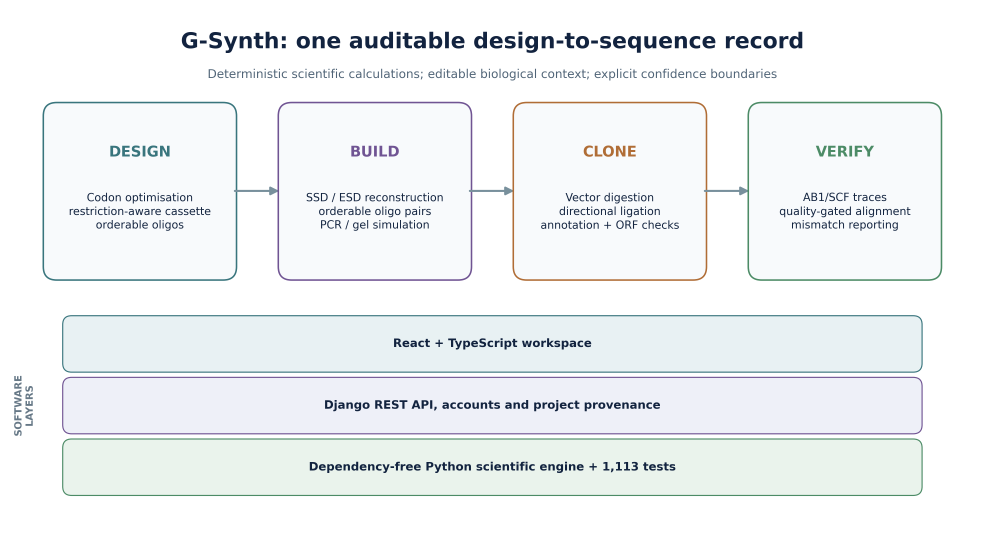
#> input picture publication_evidence/manuscript_figures/Figure_1_GSynth_workflow_and_architecture.png, 3939 x 2199 px (shown at 1/4 size)
$ python build_submission_package.py
#> lines starting #> are read from the running program, lines starting #| are printed output that depends on the picture
#!/usr/bin/env python3


from __future__ import annotations

import csv
import hashlib
import json
import shutil
import zipfile
from pathlib import Path

from build_final_manuscript import (
    add_bullets,
    add_text,
    configure_document,
)
from docx import Document
from docx.shared import Pt, RGBColor
from PIL import Image, ImageDraw, ImageFont

ROOT = Path(__file__).resolve().parents[2]
PUBLICATION = ROOT / "publication"
INTERFACE = ROOT / "publication_evidence" / "interface_evidence"
PACKAGE = PUBLICATION / "submission_package"
MAIN_DOCX = PUBLICATION / "G-Synth_Final_Master_Manuscript.docx"
SI_DOCX = PUBLICATION / "G-Synth_Master_Supporting_Information.docx"
PACKAGE_BASENAME = "G-Synth_Publication_Package"

NAVY = "112846"
TEAL = "2E7881"
GREEN = "3B875F"


# [6 lines left out: function sha256, not called in this run]


def copy_file(source: Path, destination: Path) -> None:
    destination.parent.mkdir(parents=True, exist_ok=True)
    shutil.copy2(source, destination)


def export_tiff(source: Path, destination: Path, width_in: float) -> dict[str, str | int | float]:

    destination.parent.mkdir(parents=True, exist_ok=True)
    with Image.open(source) as image:
        rgba = image.convert("RGBA")
        rgb = Image.new("RGB", rgba.size, "white")
        rgb.paste(rgba, mask=rgba.getchannel("A"))
        effective_ppi = image.width / width_in
        stored_ppi = max(300, round(effective_ppi))
        rgb.save(destination, compression="tiff_lzw", dpi=(stored_ppi, stored_ppi))
        return {
            "file": destination.name,
            "width_px": image.width,
            "height_px": image.height,
            "intended_width_in": width_in,
            "effective_ppi": round(effective_ppi, 1),
            "minimum_ppi": 300,
            "status": "PASS" if effective_ppi >= 300 else "FAIL",
            "colour_mode": "RGB",
        }


# [28 lines left out: functions add_simple_title, configure_cover_letter, not called in this run]


def build_acs_cover_letter() -> Path:
    out = PACKAGE / "03_cover_letters" / "G-Synth_Cover_Letter_ACS_Synthetic_Biology.docx"
    doc = Document()
    configure_cover_letter(doc)
    add_simple_title(doc, "Cover Letter", "Submission to ACS Synthetic Biology · Article")
    add_text(doc, "2 September 2026")
    add_text(doc, "The Editors\nACS Synthetic Biology")
    add_text(doc, "Dear Editors,")
    add_text(
        doc,
        "Please consider our manuscript, “G-Synth: Small Sequence Design and Extended Sequence Design for auditable synthesis-ready DNA and post-sequencing validation,” for publication as an Article in ACS Synthetic Biology. Mohamed Merzoug is the corresponding author. The coauthors are Zohra Yasmine Zater, Yasmine Saidi, Amaria Ilhem Hammadi, Marwa Aireche, Keltoum Bendida, Hadjer Soumia Bouderbala, Soheir Bouzidi and Djamal Saidi.",
    )
    doc.add_heading("Why the manuscript fits ACS Synthetic Biology", level=1)
    add_text(
        doc,
        "The manuscript addresses DNA synthesis and assembly methodology, nucleic-acid engineering and computational tools for biological design, all central to the journal’s current scope. G-Synth formalizes Small Sequence Design (SSD) for one synthesis pair and Extended Sequence Design (ESD) for tiled pairs. Both impose molecular release gates that connect the exact strands ordered for synthesis to the recombinant reference used after sequencing. Our literature review does not support a generic first end-to-end claim; it supports, to our knowledge, the first disclosed automation of the specifically defined SSD/ESD two-strand reconstruction gate.",
    )
    doc.add_heading("Principal evidence", level=1)
    add_bullets(
        doc,
        [
            "1,470 automated tests passed: 1,113 scientific-engine, 265 API and 92 interface tests.",
            "Starting from the mature insulin glargine A/B proteins, G-Synth selected the E. coli host profile, preserved the mature-peptide interpretation, generated synonymous coding sequences and completed SSD, hybridization and pET-21a(+) restriction-cloning gates.",
            "G-Synth exactly regenerated all four insulin glargine A/B synthesis oligonucleotides recorded in the experiment.",
            "The staged Design→Hybridization→Cloning workflow exposed the NdeI/XhoI cohesive ends, verified both vector–insert junctions and withheld product analyses and its green confirmation state until explicit in-silico ligation.",
            "Simulated NdeI/XhoI cloning produced coherent 5,490-bp and 5,523-bp pET-21a(+) constructs with preserved reading frames.",
            "G-Synth oriented and assembled the approved F/R chromatograms into 100%-covered, 100%-identical raw consensus sequences; bidirectional overlap was 56.1% for A and 71.2% for B, with 100% agreement in both overlaps.",
            "Independent Biopython alignment reproduced complete reference coverage and identity, providing an executable cross-check of the G-Synth consensus result.",
        ],
    )
    doc.add_heading("Declarations", level=1)
    add_text(
        doc,
        "The work is original, is not under consideration elsewhere and has not been published. The authors declare no competing financial interest. No human participants, human samples or animals were involved. The submitting author will confirm all coauthor approvals, author order, contribution statements and disclosures in the ACS Publishing Center. A graphical TOC image, Supporting Information, machine-readable evidence and a review-only reproducibility package accompany the manuscript.",
    )
    add_text(doc, "Sincerely,")
    add_text(
        doc,
        "Mohamed Merzoug, Ph.D. · Corresponding author\nHigher School of Biological Sciences of Oran · merzoug.mohamed@essb-oran.edu.dz",
    )
    doc.save(out)
    return out


def build_oup_cover_letter() -> Path:
    out = PACKAGE / "03_cover_letters" / "G-Synth_Cover_Letter_Synthetic_Biology_OUP.docx"
    doc = Document()
    configure_cover_letter(doc)
    add_simple_title(doc, "Cover Letter", "Submission to Synthetic Biology (Oxford University Press) · Original Article")
    add_text(doc, "2 September 2026")
    add_text(doc, "The Editors\nSynthetic Biology")
    add_text(doc, "Dear Editors,")
    add_text(
        doc,
        "Please consider our manuscript, “G-Synth: Small Sequence Design and Extended Sequence Design for auditable synthesis-ready DNA and post-sequencing validation,” as an Original Article in Synthetic Biology. Mohamed Merzoug is the corresponding author. The coauthors are Zohra Yasmine Zater, Yasmine Saidi, Amaria Ilhem Hammadi, Marwa Aireche, Keltoum Bendida, Hadjer Soumia Bouderbala, Soheir Bouzidi and Djamal Saidi.",
    )
    doc.add_heading("Scientific contribution and journal fit", level=1)
    add_text(
        doc,
        "G-Synth connects synthesis-ready nucleic-acid design, explicit antiparallel hybridization, strand-aware restriction cloning, editable construct annotation, virtual PCR/digest/gel analysis and post-Sanger consensus in one auditable record. Its specifically defined Small Sequence Design and Extended Sequence Design workflows release order molecules only after both intended strands reconstruct exactly. This contribution is positioned narrowly against GeneDesign, j5, DNA Chisel, Geneious, DIVA, CloneCoordinate and InSillyClo rather than presented as the first general DNA-design platform.",
    )
    doc.add_heading("Validation", level=1)
    add_bullets(
        doc,
        [
            "1,470 automated tests passed across the dependency-free scientific engine, Django API and React interface.",
            "The current demonstration begins with the mature insulin glargine A/B proteins, resolves their peptide role, reverse-translates them with the selected E. coli codon profile and carries both designs through SSD, hybridization and restriction cloning.",
            "All four insulin glargine A/B synthesis molecules were regenerated exactly from the preserved experimental coding inputs.",
            "NdeI/XhoI hybridization and directional ligation produced coherent 5,490-bp and 5,523-bp recombinant pET-21a(+) constructs.",
            "The four author-designated chromatograms assembled to 100%-covered, 100%-identical A/B consensus sequences, with 100% agreement wherever forward and reverse reads overlapped.",
            "Independent Biopython alignments reproduced the complete coverage and identity results.",
        ],
    )
    doc.add_heading("Declarations", level=1)
    add_text(
        doc,
        "The manuscript has not been published and is not under consideration elsewhere. The authors declare no competing financial interest. The submitting author will confirm all coauthor approvals and disclosures before submission. Source code, machine-readable evidence, raw author-approved traces, reproducibility scripts and a complete Supporting Information file have been prepared for public archival and peer review.",
    )
    add_text(doc, "Sincerely,")
    add_text(
        doc,
        "Mohamed Merzoug, Ph.D. · Corresponding author\nHigher School of Biological Sciences of Oran · merzoug.mohamed@essb-oran.edu.dz",
    )
    doc.save(out)
    return out


def build_toc_graphic() -> Path:
    out = PACKAGE / "04_graphics" / "G-Synth_TOC_Graphic_3.33x1.875in_600dpi.png"
    width, height = 1998, 1125
    image = Image.new("RGB", (width, height), "white")
    draw = ImageDraw.Draw(image)
    font_dir = Path("/usr/share/fonts/truetype/dejavu")
    title_font = ImageFont.truetype(str(font_dir / "DejaVuSans-Bold.ttf"), 108)
    label_font = ImageFont.truetype(str(font_dir / "DejaVuSans-Bold.ttf"), 53)
    small_font = ImageFont.truetype(str(font_dir / "DejaVuSans.ttf"), 36)
    mono_font = ImageFont.truetype(str(font_dir / "DejaVuSansMono.ttf"), 30)
    draw.text((95, 62), "G-Synth", font=title_font, fill="#112846")
    draw.text((590, 106), "one auditable nucleic-acid record", font=small_font, fill="#3F6670")
    labels = [
        ("DESIGN", "synthesis-ready\noligonucleotides", "#2E7881"),
        ("BUILD", "exact duplex\nreconstruction", "#72518D"),
        ("CLONE", "strand-aware\ncut geometry", "#B6782A"),
        ("VERIFY", "F/R consensus\ntrace evidence", "#3B875F"),
    ]
    x0, y0, box_w, box_h, gap = 95, 285, 385, 430, 90
    for index, (label, detail, color) in enumerate(labels):
        x = x0 + index * (box_w + gap)
        draw.rounded_rectangle((x, y0, x + box_w, y0 + box_h), radius=38, fill="#F7F9FA", outline=color, width=9)
        bbox = draw.textbbox((0, 0), label, font=label_font)
        draw.text((x + (box_w - (bbox[2] - bbox[0])) / 2, y0 + 58), label, font=label_font, fill=color)
        lines = detail.split("\n")
        for li, line in enumerate(lines):
            bbox = draw.textbbox((0, 0), line, font=small_font)
            draw.text((x + (box_w - (bbox[2] - bbox[0])) / 2, y0 + 180 + 52 * li), line, font=small_font, fill="#23343B")
        if index < len(labels) - 1:
            ax = x + box_w + 15
            ay = y0 + box_h // 2
            draw.line((ax, ay, ax + gap - 30, ay), fill="#76929A", width=12)
            draw.polygon([(ax + gap - 30, ay - 28), (ax + gap - 30, ay + 28), (ax + gap + 4, ay)], fill="#76929A")
    sequence = "5′  ATG···NdeI  →  ordered strands  →  pET-21a(+)  →  100% consensus  3′"
    bbox = draw.textbbox((0, 0), sequence, font=mono_font)
    draw.rounded_rectangle((90, 800, width - 90, 990), radius=28, fill="#EAF3F4")
    draw.text(((width - (bbox[2] - bbox[0])) / 2, 865), sequence, font=mono_font, fill="#112846")
    image.save(out, dpi=(600, 600), optimize=True)
    return out


def copy_submission_materials() -> None:
    copy_file(MAIN_DOCX, PACKAGE / "01_manuscript" / MAIN_DOCX.name)
    copy_file(SI_DOCX, PACKAGE / "02_supporting_information" / SI_DOCX.name)
    main_pdf = PUBLICATION / "G-Synth_Final_Master_Manuscript.pdf"
    si_pdf = PUBLICATION / "G-Synth_Master_Supporting_Information.pdf"
    if main_pdf.exists():
        copy_file(main_pdf, PACKAGE / "01_manuscript" / main_pdf.name)
    if si_pdf.exists():
        copy_file(si_pdf, PACKAGE / "02_supporting_information" / si_pdf.name)

    graphics = {
        ROOT / "publication_evidence/manuscript_figures/Figure_1_GSynth_workflow_and_architecture.png": ("Figure_1_GSynth_Workflow_Architecture.tif", 6.60),
        INTERFACE / "Hybridization_Workflow.jpg": ("Figure_2_GSynth_Hybridization_Detailed.tif", 6.60),
        INTERFACE / "Cloning_PreLigation.jpg": ("Figure_3A_GSynth_Ligation_Ready.tif", 5.38),
        INTERFACE / "Cloning_Ligated_Product.jpg": ("Figure_3B_GSynth_Ligation_Product.tif", 5.38),
        INTERFACE / "Design_Release_Gate.jpg": ("Figure_4_GSynth_Design_Release_Gate.tif", 4.75),
        INTERFACE / "Annotated_Glargine_A.jpg": ("Figure_5A_GSynth_Annotated_Glargine_A.tif", 4.75),
        INTERFACE / "Annotated_Glargine_B.jpg": ("Figure_5B_GSynth_Annotated_Glargine_B.tif", 4.75),
        ROOT / "publication_evidence/manuscript_figures/Figure_4_GSynth_reference_aligned_viewer.jpg": ("Figure_6_GSynth_Reference_Aligned_Viewer.tif", 6.00),
        ROOT / "publication_evidence/sequencing_validation/Figure_GSynth_Sanger_Approved_Traces.png": ("Figure_7_GSynth_Approved_Trace_Evidence_Map.tif", 6.60),
    }
    quality_rows = []
    for source, (name, width_in) in graphics.items():
        quality_rows.append(export_tiff(source, PACKAGE / "04_graphics" / name, width_in))
    quality_path = PACKAGE / "04_graphics" / "FIGURE_QUALITY.csv"
    with quality_path.open("w", newline="") as handle:
        writer = csv.DictWriter(handle, fieldnames=list(quality_rows[0]))
        writer.writeheader()
        writer.writerows(quality_rows)

    evidence_files = [
        ROOT / "publication_evidence/glargine_ab_design_and_cloning.json",
        ROOT / "publication_evidence/sequencing_validation/glargine_approved_trace_validation.json",
        ROOT / "publication_evidence/codon_host_profile_validation.json",
        ROOT / "publication_evidence/peptide_and_enzyme_validation.json",
        ROOT / "tools/publication/insulin_glargine_experimental_record.json",
    ]
    for source in evidence_files:
        copy_file(source, PACKAGE / "05_machine_readable_data" / source.name)

    design = json.loads(evidence_files[0].read_text())
    traces = json.loads(evidence_files[1].read_text())
    references: set[Path] = set()
    raw_traces: set[Path] = set()
    for chain in traces["chains"].values():
        references.add(Path(chain["reference"]["path"]))
        for trace in chain["trace_files"].values():
            raw_traces.add(Path(trace["path"]))
    for source in sorted(references):
        copy_file(source, PACKAGE / "05_machine_readable_data" / source.name)
    for source in sorted(raw_traces):
        copy_file(source, PACKAGE / "05_machine_readable_data" / "validated_traces" / source.name)
    for source in [
        ROOT / "tools/publication/design_glargine_case_study.py",
        ROOT / "tools/publication/validate_insulin_correct_traces.py",
        ROOT / "tools/publication/validate_codon_host_profiles.py",
        ROOT / "tools/publication/validate_peptide_and_enzyme_logic.py",
        ROOT / "tools/update_hive_codon_tables.py",
    ]:
        copy_file(source, PACKAGE / "06_reproducibility" / source.name)

    for source in [ROOT / "README.md", ROOT / "LICENSE", ROOT / "CITATION.cff", ROOT / "codemeta.json", ROOT / ".zenodo.json"]:
        copy_file(source, PACKAGE / "07_software" / source.name)

    package_inputs = {
        "software": "G-Synth",
        "version": "1.0.0",
        "build_date": "2026-09-02",
        "target_journal": "Journal-neutral master; ACS Synthetic Biology and Synthetic Biology (OUP) variants included",
        "target_article_type": "Full software research article",
        "source_version": "1.0.0",
        "test_counts": {"engine": 1113, "api": 265, "interface": 92, "total": 1470},
        "case_study": {
            "A_recombinant_bp": design["chains"]["A"]["cloning"]["recombinant_length_bp"],
            "B_recombinant_bp": design["chains"]["B"]["cloning"]["recombinant_length_bp"],
            "approved_trace_raw_consensus": {
                chain: {
                    "coverage_percent": traces["chains"][chain]["gsynth_forward_reverse_consensus_raw_q0"]["coverage_percent"],
                    "identity_percent": traces["chains"][chain]["gsynth_forward_reverse_consensus_raw_q0"]["identity_percent"],
                    "bidirectional_overlap_percent": traces["chains"][chain]["gsynth_forward_reverse_consensus_raw_q0"]["bidirectional_overlap_percent"],
                    "bidirectional_overlap_agreement_percent": traces["chains"][chain]["gsynth_forward_reverse_consensus_raw_q0"]["bidirectional_overlap_agreement_percent"],
                }
                for chain in ("A", "B")
            },
            "trace_set_policy": traces["analysis"]["trace_set_policy"],
        },
    }
    (PACKAGE / "05_machine_readable_data" / "submission_metadata.json").write_text(json.dumps(package_inputs, indent=2) + "\n")


# [176 lines left out: functions write_package_guides, build_source_snapshot, build_review_archive, build_manifest, build_full_zip, not called in this run]


def main() -> None:
    if PACKAGE.exists():
        shutil.rmtree(PACKAGE)
    for directory in (
        "01_manuscript", "02_supporting_information", "03_cover_letters",
        "04_graphics", "05_machine_readable_data", "06_reproducibility",
        "07_software", "09_checksums",
    ):
        (PACKAGE / directory).mkdir(parents=True, exist_ok=True)
    build_acs_cover_letter()
#> (the call stopped at in build_acs_cover_letter, `doc = Document()`: docx is not available in this run)
    build_oup_cover_letter()
#> (the call stopped at in build_oup_cover_letter, `doc = Document()`: docx is not available in this run)
    build_toc_graphic()
#> in build_toc_graphic, `image = Image.new("RGB", (width, height), "white")`: image: PIL image 1998x1125 RGB; every value is 255
#> the loop in build_toc_graphic, `for index, (label, detail, color) in enumerate(labels):` made 4 passes
#> in build_toc_graphic, `bbox = draw.textbbox((0, 0), sequence, font=mono_font)`: bbox = (0, 5, 1301, 34)
#> in build_toc_graphic, `image.save(out, dpi=(600, 600), optimize=True)`:
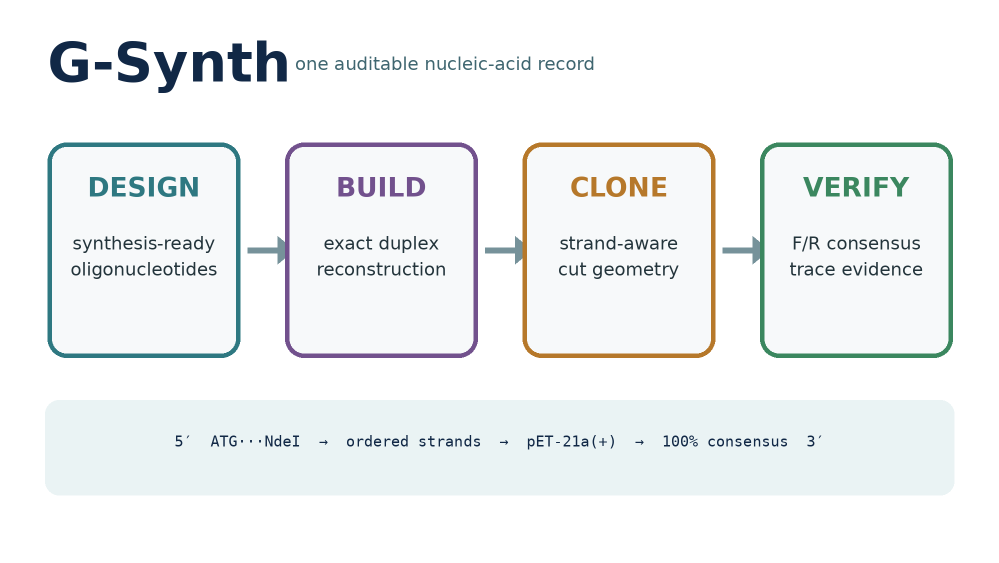
#> saved as G-Synth_TOC_Graphic_3.33x1.875in_600dpi.png: PIL image 1998x1125 RGB (shown at 1/2 size); mean R, G, B 240.3, 243.2, 243.5
    copy_submission_materials()
#> in export_tiff, image is the input picture: PIL image 3939x2199 RGBA; mean R, G, B, A 239.4, 242.4, 243.8, 255
#> in export_tiff, `rgb = Image.new("RGB", rgba.size, "white")`: rgb: PIL image 3939x2199 RGB; every value is 255
    write_package_guides()
    build_source_snapshot()
    build_review_archive()
    build_manifest()
    package_zip = build_full_zip()
    print(PACKAGE / "03_cover_letters" / "G-Synth_Cover_Letter_ACS_Synthetic_Biology.docx")
    print(PACKAGE / "03_cover_letters" / "G-Synth_Cover_Letter_Synthetic_Biology_OUP.docx")
    print(package_zip)


if __name__ == "__main__":
#> (the run stopped early here; a loop or call above may not have finished)
